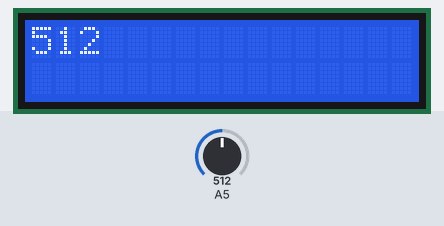
Bench run of a sketch on a simulated Arduino Uno, built with avr-gcc and run on an emulated ATmega328P. On the bench: 16×2 character LCD. The inputs (shaded band) are chosen by the test bench; at power-on: A5 = 512.

Above: at 1.2 s.
1.3 s: A5 set to 716
At 2.0 s:
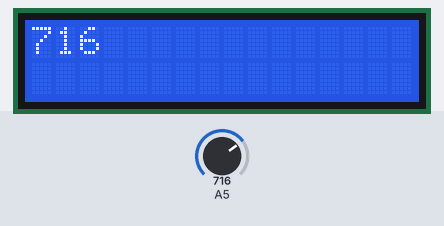
2.8 s: A5 set to 900
At 3.8 s:
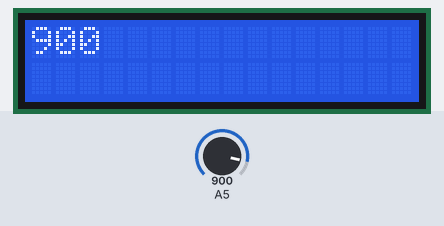
4.3 s: A5 set to 1023
At 5.7 s:
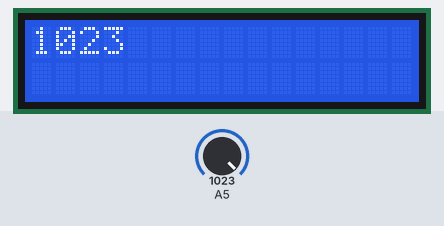
Timing chart, 0 to 7.3 s (numbered marks = the images above; inputs shaded):
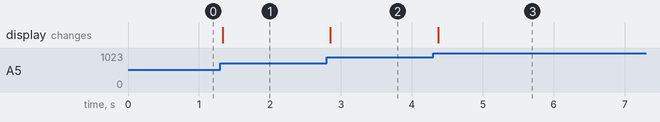

Measured:
- after the input at 1.3 s, the display: changes at once (image 1)
- after the input at 2.8 s, the display: changes after 0.05 s (image 2)
- after the input at 4.3 s, the display: changes after 0.07 s (image 3)

The sketch:

lcd.ino
```cpp
#include <LiquidCrystal.h>
int tmp;
// Creates an LCD object. Parameters: (rs, enable, d4, d5, d6, d7)
LiquidCrystal lcd(12, 11, 5, 4, 3, 2);

void setup()
{
    lcd.begin(16, 2);

    lcd.clear();
}

void loop()
{
    tmp = analogRead(A5);
    lcd.setCursor(0, 1);
    lcd.setCursor(0, 0);
    lcd.clear();


    lcd.setCursor(0, 0);
    lcd.print(tmp);
    delay(250);


}
```
